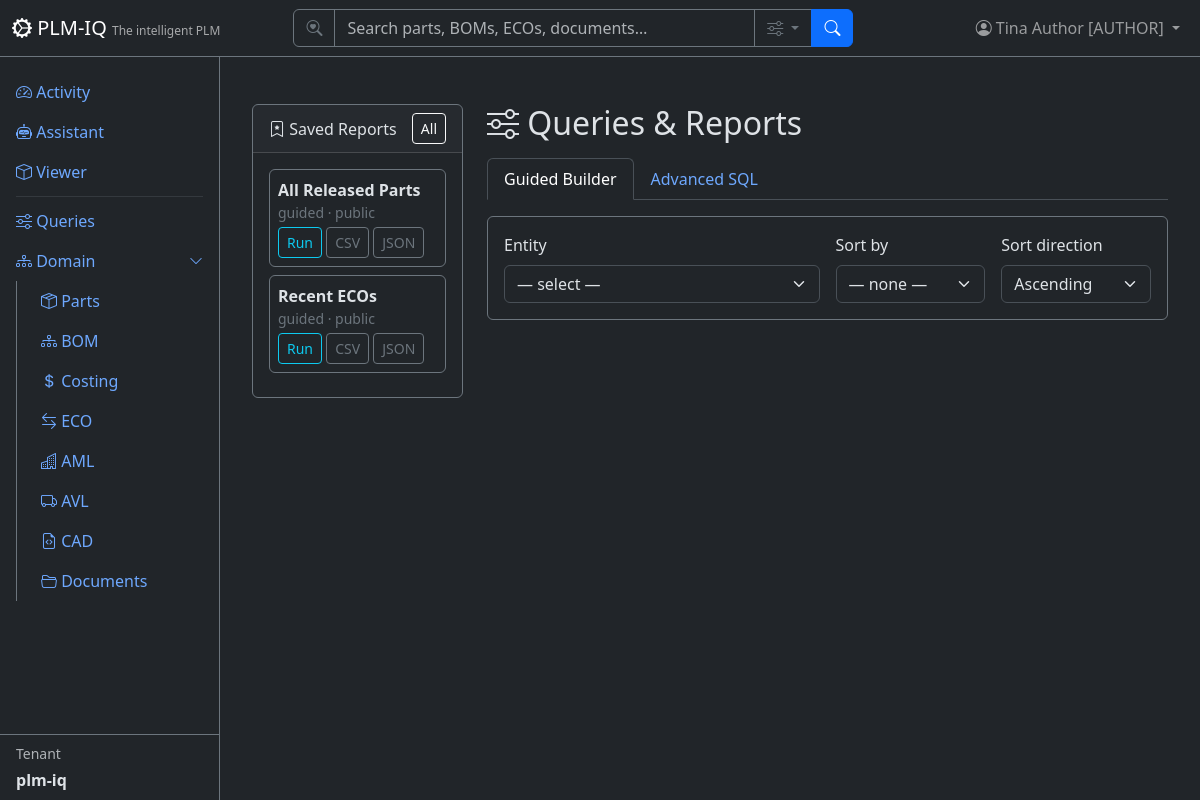
The app's page /queries (signed in) with its own data.
### app/models/tenant_user.py (models this page shows)
class User(Base):
    __tablename__ = "users"
    user_id = Column("user_id", Integer, primary_key=True, autoincrement=True)
    username = Column("username", String, unique=True, nullable=True)
    full_name = Column("full_name", String, nullable=False)
    email = Column("email", String, unique=True, nullable=False)
    email_verified = Column("email_verified", Boolean, nullable=False, default=False)
    password_hash = Column("password_hash", String, nullable=False, default="")
    tenant_id = Column("tenant_id", Integer, ForeignKey("tenants.tenant_id"), nullable=False, default=1)
    tenant_key = Column("tenant_key", String, nullable=False)
    is_active = Column("is_active", Boolean, default=True)
    created_date = Column("created_date", String)
    role = Column("role", String, nullable=False, default="reader")
    node_id = Column("node_id", Integer, ForeignKey("plmiq_node.node_id"))
    node = relationship("GraphNode", foreign_keys=[node_id])
    tenant = relationship("Tenant", back_populates="users")
    favorites = relationship("Favorite", back_populates="user")

class Tenant(Base):
    __tablename__ = "tenants"
    tenant_id = Column("tenant_id", Integer, primary_key=True, autoincrement=True)
    tenant_name = Column("tenant_name", String, unique=True, nullable=False)
    tenant_key = Column("tenant_key", String, unique=True, nullable=False)
    tenant_secret = Column("tenant_secret", String, nullable=False, default="")
    subdomain = Column("subdomain", String, unique=True, nullable=True)
    description = Column("description", String)
    created_date = Column("created_date", String)
    role = Column("role", String, default="reader")
    is_active = Column("is_active", Boolean, default=True)
    git_username = Column("git_username", String, nullable=True)          # per-tenant Gitea user (owner of its repos)
    git_secret_enc = Column("git_secret_enc", String, nullable=True)      # Fernet-encrypted Gitea password/token
    git_cad_repo = Column("git_cad_repo", String, nullable=True)          # tenant's private CAD repo
    git_docs_repo = Column("git_docs_repo", String, nullable=True)        # tenant's private docs repo
    git_provisioned = Column("git_provisioned", Boolean, default=False)   # idempotent provisioning flag
    node_id = Column("node_id", Integer, ForeignKey("plmiq_node.node_id"))
    node = relationship("GraphNode", foreign_keys=[node_id])
    users = relationship("User", back_populates="tenant")
    parts = relationship("Part", back_populates="tenant")
    favorites = relationship("Favorite", back_populates="tenant")

### app/models/queries.py (models this page shows)
class SavedQuery(Base):
    __tablename__ = "saved_queries"
    id = Column("id", Integer, primary_key=True, autoincrement=True)
    name = Column("name", String, nullable=False)
    description = Column("description", String)
    mode = Column("mode", String, nullable=False, default="guided")  # "guided" | "sql"
    definition = Column("definition", Text, nullable=False)  # JSON config or raw SQL
    created_by = Column("created_by", Integer, ForeignKey("users.user_id"), nullable=False)
    created_at = Column("created_at", String)
    is_public = Column("is_public", Boolean, default=False)
    tenant_id = Column("tenant_id", Integer, ForeignKey("tenants.tenant_id"), nullable=False, default=1)
    tenant_key = Column("tenant_key", String, nullable=False)

### app/routers/queries.py (the view)
@router.get("", response_class=HTMLResponse)
async def queries_page(request: Request, db: TenantScopedSession = Depends(get_tenant_db)):
    user = require_user(request, db)
    ctx = auth_context(request, db)
    saved = list_reports(db, user)
    entities = list_entities()
    return HTMLResponse(content=render(
        "queries/builder.html",
        **ctx,
        entities=entities,
        saved_reports=saved,
        result=None,
        current_entity=None,
        error=None,
    ))

### app/templates/queries/builder.html (shortened to what this page needs)
{% extends "base.html" %}
{% block content %}
<div class="container-fluid py-4">
  <div class="row">
    <div class="col-lg-3 mb-4">
      <div class="card bg-dark border-secondary">
        <div class="card-header d-flex justify-content-between align-items-center">
          <span><i class="bi bi-bookmark-star"></i> Saved Reports</span>
          <a href="/queries/saved" class="btn btn-sm btn-outline-light">All</a>
        </div>
        <div class="card-body" style="max-height: 70vh; overflow:auto;">
          {% for r in saved_reports %}
            <div class="mb-2 p-2 border border-secondary rounded">
              <div class="fw-semibold">{{ r.name }}</div>
              <div class="small text-secondary">{{ r.mode }}{% if r.is_public %} · public{% endif %}</div>
              <div class="mt-1">
                <a href="/queries/saved/{{ r.id }}" class="btn btn-sm btn-outline-info">Run</a>
                <a href="/queries/saved/{{ r.id }}/export?format=csv" class="btn btn-sm btn-outline-secondary">CSV</a>
                <a href="/queries/saved/{{ r.id }}/export?format=json" class="btn btn-sm btn-outline-secondary">JSON</a>
              </div>
            </div>
          {% endfor %}
        </div>
      </div>
    </div>
    <div class="col-lg-9">
      <h2 class="mb-3"><i class="bi bi-sliders"></i> Queries &amp; Reports</h2>
      <ul class="nav nav-tabs mb-3" id="queryTabs" role="tablist">
        <li class="nav-item">
          <button class="nav-link {% if not active_tab or active_tab != 'sql' %}active{% endif %}" id="guided-tab"
                  data-bs-toggle="tab" data-bs-target="#guided" type="button" role="tab">Guided Builder</button>
        </li>
        <li class="nav-item">
          <button class="nav-link {% if active_tab == 'sql' %}active{% endif %}" id="sql-tab"
                  data-bs-toggle="tab" data-bs-target="#sql" type="button" role="tab">Advanced SQL</button>
        </li>
      </ul>
      <div class="tab-content">
        <div class="tab-pane fade {% if not active_tab or active_tab != 'sql' %}show active{% endif %}" id="guided" role="tabpanel">
          <form method="post" action="/queries/run" id="guidedForm">
            <div class="card bg-dark border-secondary mb-3">
              <div class="card-body">
                <div class="row g-3">
                  <div class="col-md-6">
                    <label class="form-label">Entity</label>
                    <select name="entity" id="entitySelect" class="form-select" onchange="this.form.submit()">
                      <option value="">— select —</option>
                    </select>
                  </div>
                  <div class="col-md-3">
                    <label class="form-label">Sort by</label>
                    <select name="sort" class="form-select">
                      <option value="">— none —</option>
                    </select>
                  </div>
                  <div class="col-md-3">
                    <label class="form-label">Sort direction</label>
                    <select name="sort_dir" class="form-select">
                      <option value="asc" {% if sort_dir == 'asc' %}selected{% endif %}>Ascending</option>
                    </select>
                  </div>
                </div>
              </div>
            </div>
          </form>
        </div>
      </div>
    </div>
  </div>
</div>
{% endblock %}

### app/templates/base.html (shortened to what this page needs)
<!DOCTYPE html>
<html lang="en" data-bs-theme="dark">
<head>
    <link href="https://cdn.jsdelivr.net/npm/bootstrap@5.3.3/dist/css/bootstrap.min.css" rel="stylesheet">
    <link href="https://cdn.jsdelivr.net/npm/bootstrap-icons@1.11.3/font/bootstrap-icons.css" rel="stylesheet">
</head>
<body>
    <nav class="navbar navbar-expand-md navbar-dark bg-dark fixed-top border-bottom border-secondary">
        <div class="container-fluid">
            <a class="navbar-brand" href="/">
                <i class="bi bi-gear-wide-connected"></i> PLM-IQ
                <small class="d-none d-md-inline">The intelligent PLM</small>
            </a>
            <div class="collapse navbar-collapse" id="navMenu">
                {% if current_user %}
                <form class="d-flex mx-auto my-2 my-md-0" role="search" action="/search" method="get" style="width: 100%; max-width: 560px;">
                    <div class="input-group">
                        <span class="input-group-text bg-dark border-secondary text-secondary"><i class="bi bi-search-heart"></i></span>
                        <input type="search" name="q" class="form-control bg-dark text-light border-secondary" placeholder="Search parts, BOMs, ECOs, documents…" aria-label="Search">
                        <button class="btn btn-outline-secondary dropdown-toggle" type="button" data-bs-toggle="dropdown" data-bs-auto-close="outside" title="Search options">
                            <i class="bi bi-sliders"></i>
                        </button>
                        <button class="btn btn-primary" type="submit"><i class="bi bi-search"></i></button>
                    </div>
                </form>
                {% endif %}
                <ul class="navbar-nav ms-auto align-items-center">
                    {% if current_user %}
                    <li class="nav-item dropdown">
                        <a class="nav-link dropdown-toggle position-relative" href="#" role="button" data-bs-toggle="dropdown" aria-label="Profile Menu" title="Profile Menu">
                            <i class="bi bi-person-circle"></i>
                            <span class="d-none d-md-inline">{{ current_user.full_name }} [{{ current_user.role|upper if current_user.role else 'SUPERUSER' }}]</span>
                        </a>
                    </li>
                    {% else %}
                    <li class="nav-item">
                        <a class="nav-link" href="/login"><i class="bi bi-box-arrow-in-right"></i> Sign In</a>
                    </li>
                    {% endif %}
                </ul>
            </div>
        </div>
    </nav>
    <div class="sidebar bg-dark border-end border-secondary pt-3">
        <ul class="nav nav-pills flex-column flex-grow-1 overflow-auto">
            <li class="nav-item">
                <a class="nav-link" href="/"><i class="bi bi-speedometer2"></i> Activity</a>
            </li>
            <li class="nav-item">
                <a class="nav-link" href="/assistant"><i class="bi bi-robot"></i> Assistant</a>
            </li>
            <li class="nav-item">
                <a class="nav-link" href="/apsviewer"><i class="bi bi-box"></i> Viewer</a>
            </li>
            <li class="nav-item">
                <hr class="nav-divider my-1 mx-3 border-secondary">
            </li>
            <li class="nav-item">
                <a class="nav-link" href="/queries"><i class="bi bi-sliders"></i> Queries</a>
            </li>
            <li class="nav-item">
                <a class="nav-link d-flex justify-content-between align-items-center" data-bs-toggle="collapse" href="#domainSubmenu" role="button" aria-expanded="true">
                    <span><i class="bi bi-diagram-3"></i> Domain</span>
                    <i class="bi bi-chevron-down small"></i>
                </a>
                <div class="collapse show" id="domainSubmenu">
                    <ul class="nav nav-pills flex-column ms-3 border-start border-secondary ps-2">
                        <li class="nav-item">
                            <a class="nav-link" href="/parts"><i class="bi bi-box-seam"></i> Parts</a>
                        </li>
                        <li class="nav-item">
                            <a class="nav-link" href="/bom"><i class="bi bi-diagram-3"></i> BOM</a>
                        </li>
                        <li class="nav-item">
                            <a class="nav-link" href="/costing"><i class="bi bi-currency-dollar"></i> Costing</a>
                        </li>
                        <li class="nav-item">
                            <a class="nav-link" href="/eco"><i class="bi bi-arrow-left-right"></i> ECO</a>
                        </li>
                        <li class="nav-item">
                            <a class="nav-link" href="/aml"><i class="bi bi-buildings"></i> AML</a>
                        </li>
                        <li class="nav-item">
                            <a class="nav-link" href="/avl"><i class="bi bi-truck"></i> AVL</a>
                        </li>
                        <li class="nav-item">
                            <a class="nav-link" href="/cad"><i class="bi bi-file-earmark-code"></i> CAD</a>
                        </li>
                        <li class="nav-item">
                            <a class="nav-link" href="/documents"><i class="bi bi-folder2-open"></i> Documents</a>
                        </li>
                    </ul>
                </div>
            </li>
        </ul>
        {% if current_tenant %}
        <div class="px-3 py-2 border-top border-secondary mt-auto">
            <div class="small text-muted mb-1">Tenant</div>
            <div class="fw-bold">{{ current_tenant.tenant_name }}</div>
        </div>
        {% endif %}
    </div>
    <div class="main-content">
        {% block content %}{% endblock %}
    </div>
</body>
</html>

### app/templates/base.html (style rules this page uses)
body { padding-top: 60px; }
.sidebar { position: fixed; top: 56px; bottom: 0; left: 0; width: 220px; overflow-y: auto; display: flex; flex-direction: column; }
.main-content { margin-left: 220px; padding: 20px; }
.navbar-brand small { font-size: 0.75rem; opacity: 0.6; }

### records on screen
User: full_name "Tina Author", role "AUTHOR"
Tenant: tenant_name "plm-iq"
SavedQuery: name "All Released Parts", mode "guided", is_public "· public"
SavedQuery: name "Recent ECOs", mode "guided", is_public "· public"
